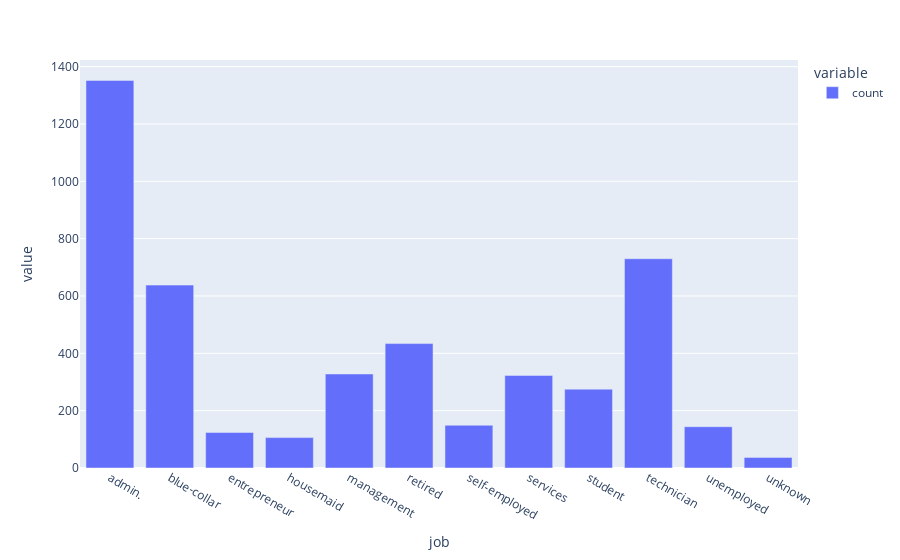

Here is the notebook cell this chart was saved with:
### Code cell
#Distribution of job amongst the participants
fig = px.bar(campaign_customer_data.query('y == "yes"')['job'].value_counts().sort_index())
fig.show()

### Figure 1 — Plotly figure (JSON) as saved in the notebook; plotly's stock layout.template omitted (floating-point values rounded to 4 significant figures)
{"data": [{"alignmentgroup": "True", "hovertemplate": "variable=count<br>job=%{x}<br>value=%{y}<extra></extra>", "legendgroup": "count", "marker": {"color": "#636efa", "pattern": {"shape": ""}}, "name": "count", "offsetgroup": "count", "orientation": "v", "showlegend": true, "textposition": "auto", "type": "bar", "x": ["admin.", "blue-collar", "entrepreneur", "housemaid", "management", "retired", "self-employed", "services", "student", "technician", "unemployed", "unknown"], "xaxis": "x", "y": [1352, 638, 124, 106, 328, 434, 149, 323, 275, 730, 144, 37], "yaxis": "y"}], "layout": {"barmode": "relative", "legend": {"title": {"text": "variable"}, "tracegroupgap": 0}, "margin": {"t": 60}, "xaxis": {"anchor": "y", "domain": [0, 1], "title": {"text": "job"}}, "yaxis": {"anchor": "x", "domain": [0, 1], "title": {"text": "value"}}}}
